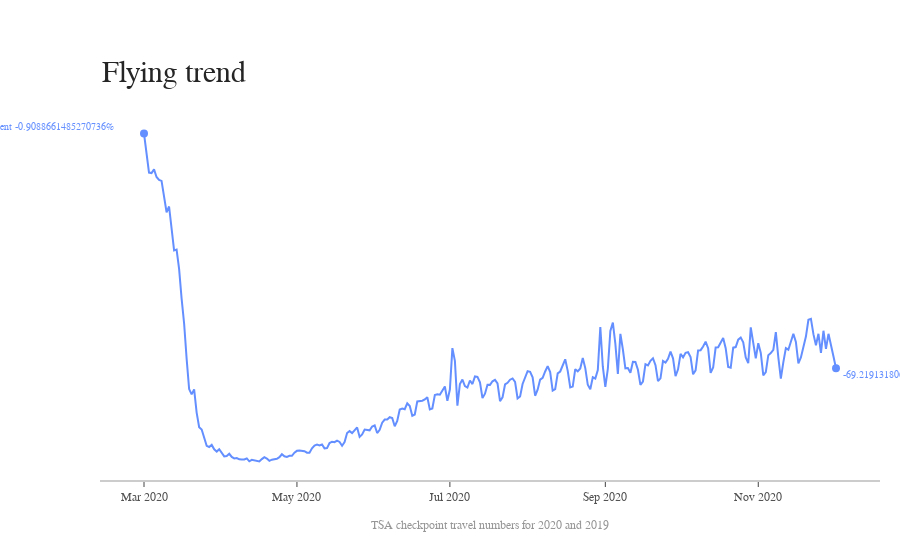

The notebook cell this image was saved under:
### Code cell
rc,fig = plotTrend(Source = TSA_df,
              title = 'Flying trend',
              isPercentage = True,
              dateColumnHeader = 'Date',
              labels = ['percent_change'],
              credits='TSA checkpoint travel numbers for 2020 and 2019')

if rc:
    fig.show()

### Figure 1 — Plotly figure (JSON) as saved in the notebook; plotly's stock layout.template omitted (floating-point values rounded to 4 significant figures; data arrays with more than 128 entries replaced by an {"elided": "..."} marker saying what was removed)
{"data": [{"connectgaps": true, "line": {"color": "rgb(100,143,255)", "width": 2}, "mode": "lines", "name": "percent_change", "type": "scatter", "x": {"elided": "277 str values"}, "y": {"elided": "277 float values"}}, {"marker": {"color": "rgb(100,143,255)", "size": 8}, "mode": "markers", "type": "scatter", "x": ["2020-03-01", "2020-12-02"], "y": [-0.9089, -69.22]}], "layout": {"annotations": [{"font": {"color": "rgb(100,143,255)", "family": "Arial", "size": 10}, "showarrow": false, "text": "percent -0.9088661485270736%", "x": 0.02, "xanchor": "right", "xref": "paper", "y": 1.091, "yanchor": "middle"}, {"font": {"color": "rgb(100,143,255)", "family": "Arial", "size": 10}, "showarrow": false, "text": "-69.21913180618971%", "x": 0.95, "xanchor": "left", "xref": "paper", "y": -71.22, "yanchor": "middle"}, {"font": {"color": "rgb(37,37,37)", "family": "Arial", "size": 30}, "showarrow": false, "text": "Flying trend", "x": 0, "xanchor": "left", "xref": "paper", "y": 1.05, "yanchor": "bottom", "yref": "paper"}, {"font": {"color": "rgb(150,150,150)", "family": "Arial", "size": 12}, "showarrow": false, "text": "TSA checkpoint travel numbers for 2020 and 2019", "x": 0.5, "xanchor": "center", "xref": "paper", "y": -0.1, "yanchor": "top", "yref": "paper"}], "autosize": false, "margin": {"autoexpand": false, "l": 100, "r": 20, "t": 110}, "plot_bgcolor": "white", "showlegend": false, "xaxis": {"linecolor": "rgb(204, 204, 204)", "linewidth": 2, "showgrid": false, "showline": true, "showticklabels": true, "tickfont": {"color": "rgb(82, 82, 82)", "family": "Arial", "size": 12}, "ticks": "outside"}, "yaxis": {"showgrid": false, "showline": false, "showticklabels": false, "zeroline": false}}}
